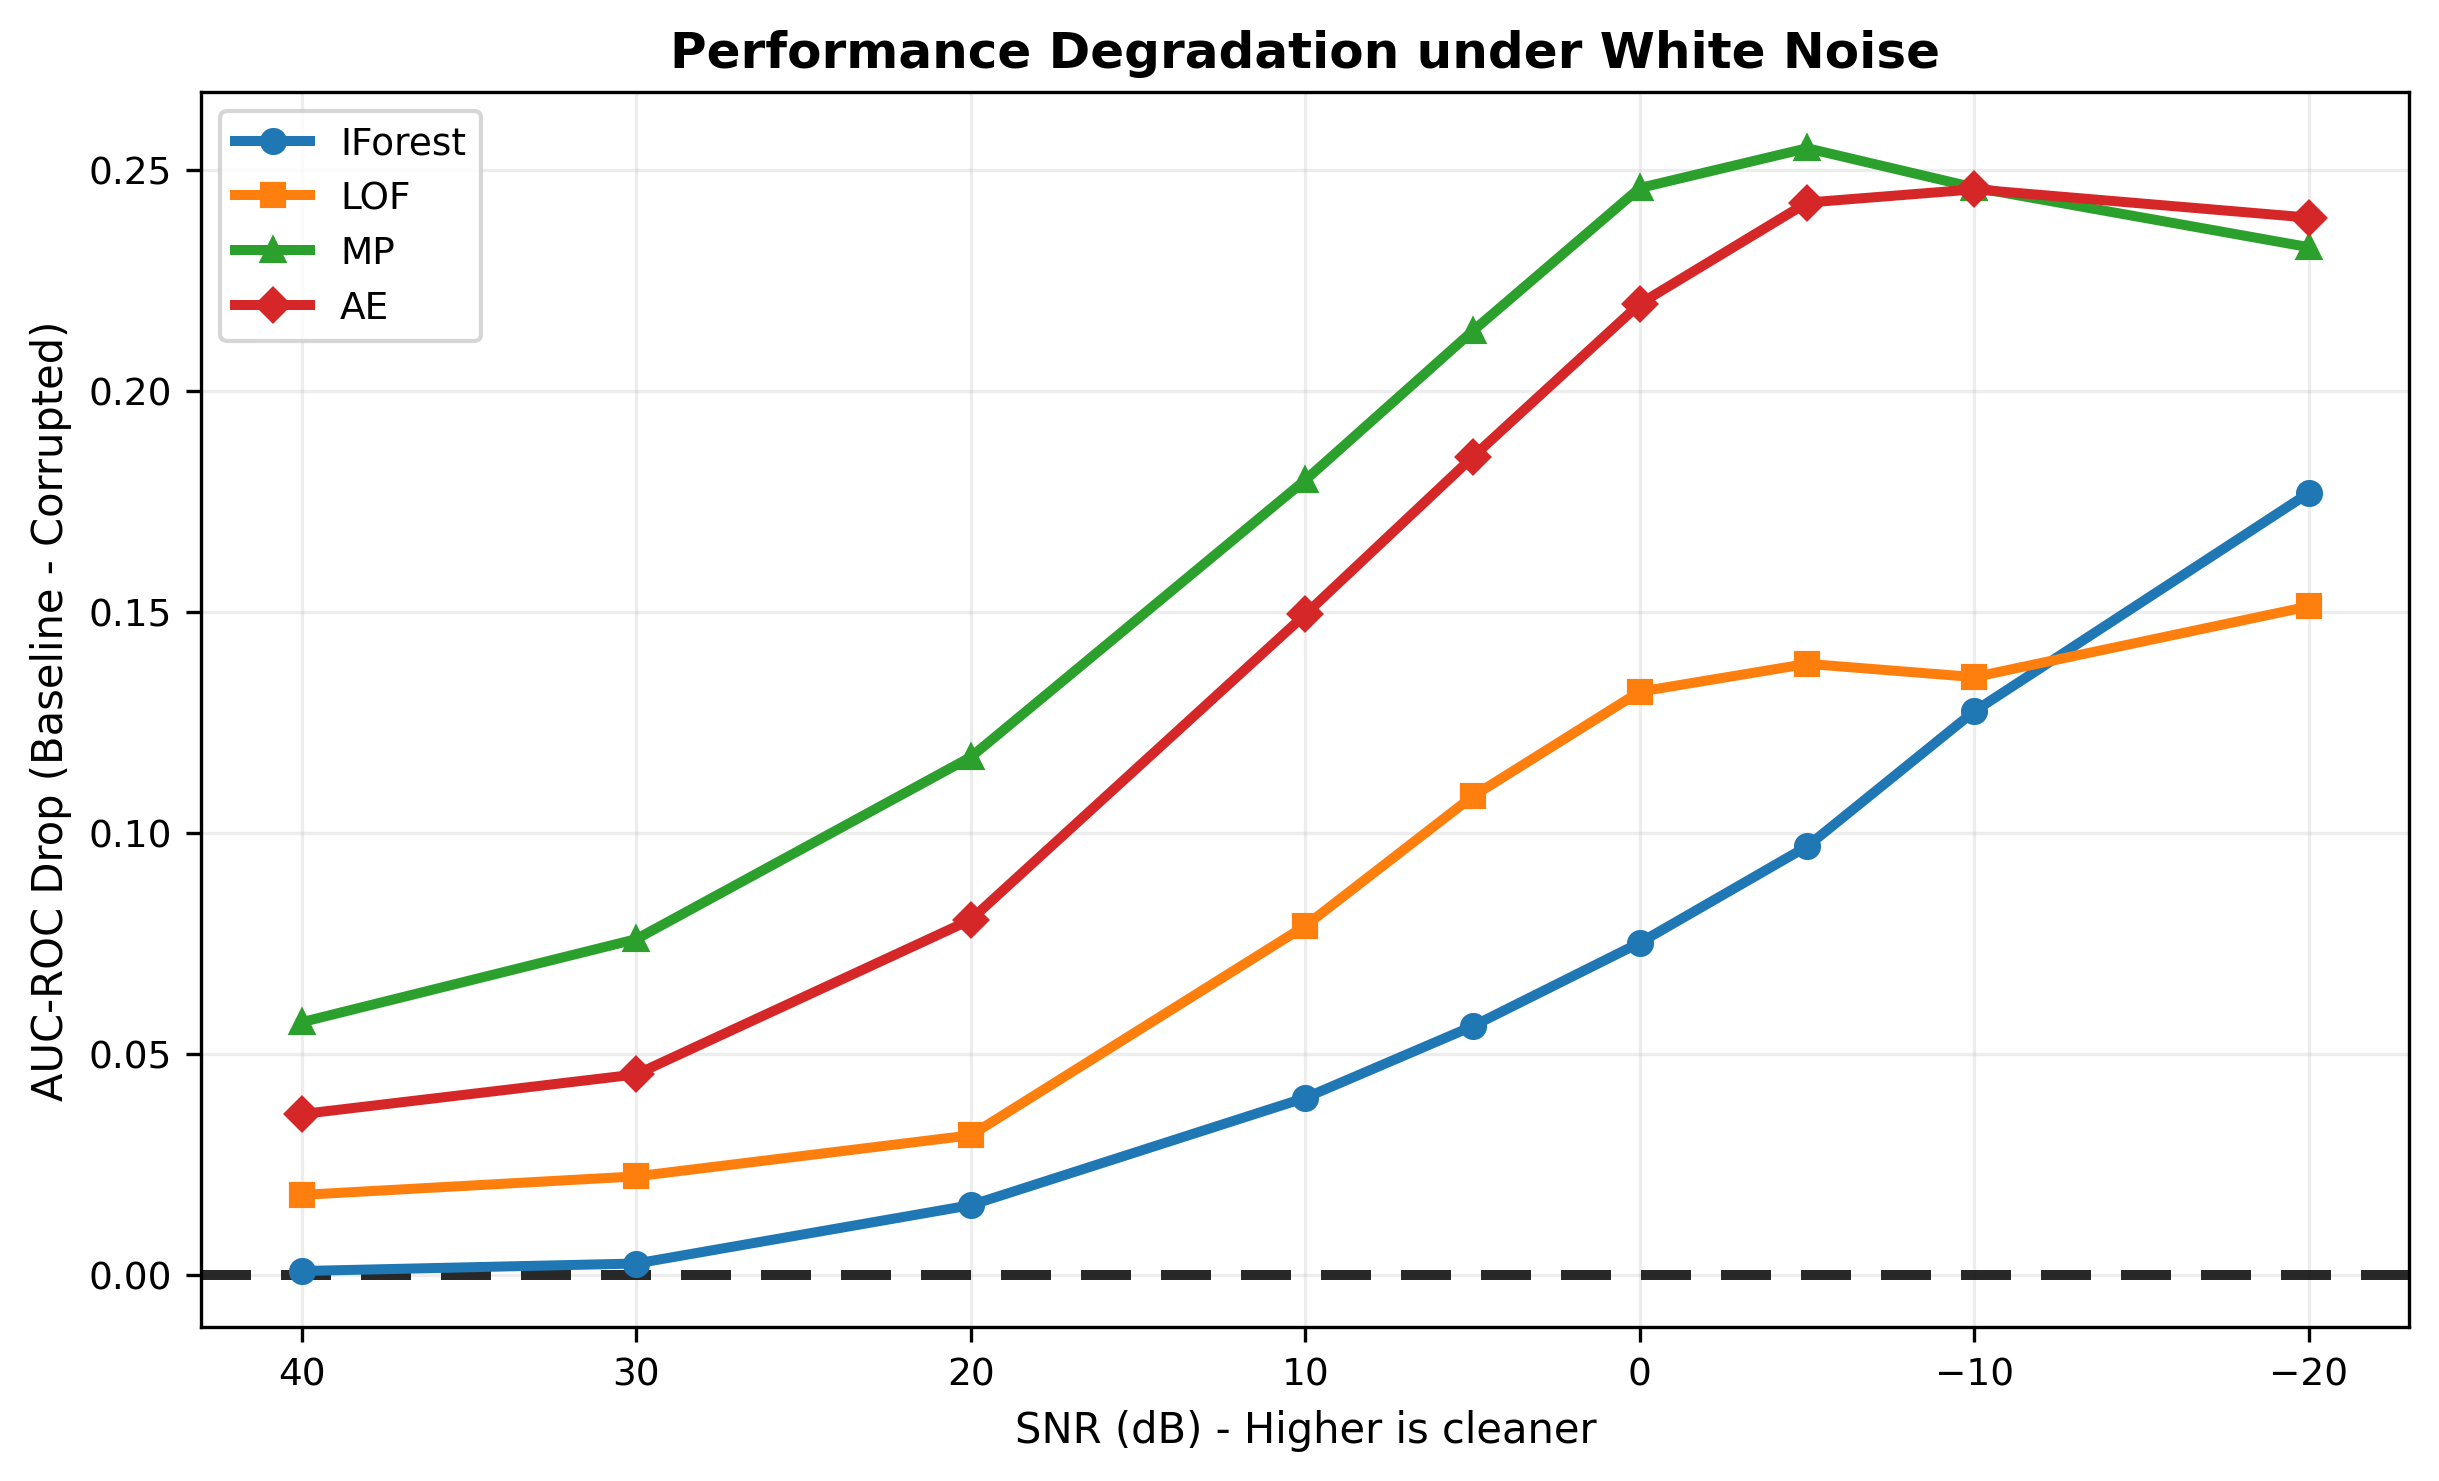

Python code for this plot:
"""
Recreates the 'Performance Degradation under White Noise' plot
using ONLY the 141 files for baselines, with the correct color palette.
Shows AUC-ROC drop (baseline - corrupted) vs SNR.
"""
import os
import pandas as pd
import matplotlib.pyplot as plt

PROJECT_ROOT = os.path.dirname(os.path.abspath(__file__))
SUMMARY_CSV    = os.path.join(PROJECT_ROOT, "results", "experiments", "white_noise_snr", "summary.csv")
CHECKPOINT_CSV = os.path.join(PROJECT_ROOT, "results", "experiments", "white_noise_snr", "checkpoint.csv")
BASELINE_CSV   = os.path.join(PROJECT_ROOT, "results", "tables", "baseline_final_subset.csv")

MODELS = ["IForest", "LOF", "MP", "AE"]

COLORS  = {
    "IForest": "#1f77b4",
    "LOF":     "#ff7f0e",
    "MP":      "#2ca02c",
    "AE":      "#d62728",
}
MARKERS = {"IForest": "o", "LOF": "s", "MP": "^", "AE": "D"}

# ── Load data ────────────────────────────────────────────────────────────────
summary = pd.read_csv(SUMMARY_CSV)

baseline = pd.read_csv(BASELINE_CSV)
baseline["model"] = baseline["model"].replace({"Autoencoder": "AE", "Matrix Profile": "MP", "ME": "MP"})

checkpoint = pd.read_csv(CHECKPOINT_CSV)
experiment_files = set(checkpoint[checkpoint["error"].isna()]["file"].unique())

baseline_141 = baseline[baseline["file"].isin(experiment_files) & baseline["model"].isin(MODELS)]
bl_aucroc = baseline_141.groupby("model")["AUC_ROC"].mean().to_dict()

# ── Build plot ───────────────────────────────────────────────────────────────
plt.rcParams.update({
    "figure.dpi":      130,
    "savefig.dpi":     300,
    "font.size":       9,
    "axes.titlesize":  12,
    "axes.labelsize":  10,
    "legend.fontsize": 9,
    "axes.grid":       True,
    "grid.alpha":      0.22,
    "grid.linestyle":  "-",
    "axes.spines.top": True,
    "axes.spines.right": True,
})

fig, ax = plt.subplots(figsize=(8.2, 5.0))

for model in MODELS:
    sub = summary[summary["model"] == model].sort_values("snr_db")
    if sub.empty:
        continue
    base = bl_aucroc.get(model)
    if pd.isna(base):
        continue
    drop = base - sub["mean_AUC_ROC"]
    ax.plot(
        sub["snr_db"],
        drop,
        color=COLORS[model],
        marker=MARKERS[model],
        linewidth=2.4,
        markersize=5.5,
        label=model,
        zorder=3,
    )

# Zero baseline (dashed)
ax.axhline(0, color="#111111", linestyle=(0, (5, 3)), linewidth=2.4, alpha=0.9)

ax.invert_xaxis()
ax.set_xlabel("SNR (dB) - Higher is cleaner")
ax.set_ylabel("AUC-ROC Drop (Baseline - Corrupted)")
ax.set_title("Performance Degradation under White Noise", fontweight="bold")
ax.legend(frameon=True)

fig.tight_layout()
out_path = os.path.join(PROJECT_ROOT, "plot_snr_degradation_141.png")
fig.savefig(out_path, bbox_inches="tight", facecolor="white")
plt.close(fig)
print(f"Saved: {out_path}")
